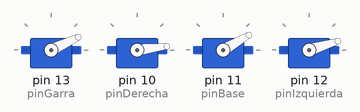
A sketch run on a simulated Arduino Uno, built with avr-gcc and run on an emulated ATmega328P. Shown: 4 × servo.

Above: at 0.1 s.
At 1.6 s:
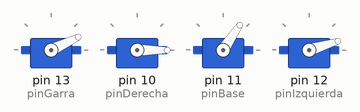
At 7.3 s:
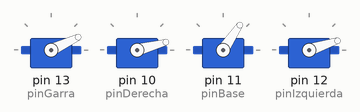
At 10.3 s:
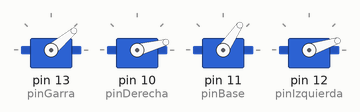
At 11.2 s:
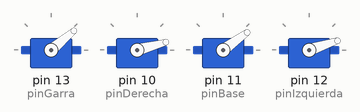
At 12.1 s:
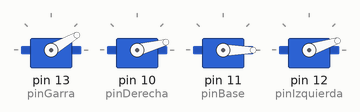
Timing chart, 0 to 13.6 s (numbered marks = the images above):
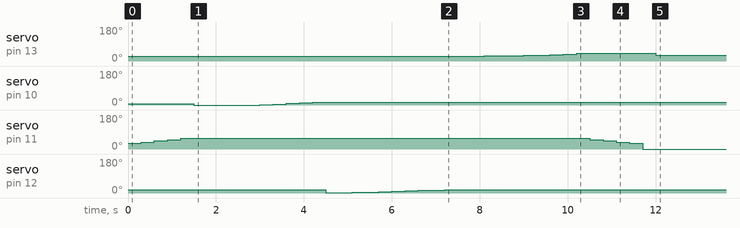

The sketch:

bap.ino
```cpp
  #include <Servo.h>
  #define pinGarra 13
  #define pinDerecha 10
  #define pinBase 11
  #define pinIzquierda 12


     Servo Garra;
     Servo Derecha;
     Servo Base;
     Servo Izquierda;


char Matriz[4][10]={
{30,36,44,50,56,50,44,36,30},
{-5,-4,-2,-1,0,2,5,8,12,15},
{1,2,4,5,7,10,12,14,15,18},
{25,26,27,28,29,30,31,32,35,40}
};
void setup(){
   Garra.attach(pinGarra);
   Derecha.attach(pinDerecha);
   Base.attach(pinBase);
   Izquierda.attach(pinIzquierda);

  Base.write(30);

  Garra.write(25);

  Izquierda.write(17);

  Derecha.write(7);


 Base.write(Matriz[0][0]);
  delay(300);
 Base.write(Matriz[0][1]);
  delay(300);
 Base.write(Matriz[0][2]);
  delay(300);
 Base.write(Matriz[0][3]);
  delay(300);
 Base.write(Matriz[0][4]);
  delay(300);


   Derecha.write(Matriz[1][0]);
  delay(300);
 Derecha.write(Matriz[1][1]);
  delay(300);
 Derecha.write(Matriz[1][2]);
  delay(300);
 Derecha.write(Matriz[1][3]);
  delay(300);
 Derecha.write(Matriz[1][4]);
  delay(300);
 Derecha.write(Matriz[1][5]);
  delay(300);
 Derecha.write(Matriz[1][6]);
  delay(300);
 Derecha.write(Matriz[1][7]);
  delay(300);
 Derecha.write(Matriz[1][8]);
  delay(300);
 Derecha.write(Matriz[1][9]);
  delay(300);

 Izquierda.write(Matriz[2][0]);
 delay(300);
 Izquierda.write(Matriz[2][1]);
 delay(300);
 Izquierda.write(Matriz[2][2]);
 delay(300);
 Izquierda.write(Matriz[2][3]);
 delay(300);
 Izquierda.write(Matriz[2][4]);
 delay(300);
  Izquierda.write(Matriz[2][5]);
 delay(300);
  Izquierda.write(Matriz[2][6]);
 delay(300);
  Izquierda.write(Matriz[2][7]);
 delay(300);
  Izquierda.write(Matriz[2][8]);
 delay(300);
  Izquierda.write(Matriz[2][9]);
 delay(300);


    Garra.write(Matriz[3][0]);
  delay(300);
  Garra.write(Matriz[3][1]);
  delay(300);
  Garra.write(Matriz[3][2]);
  delay(300);
  Garra.write(Matriz[3][3]);
  delay(300);
  Garra.write(Matriz[3][4]);
  delay(300);
   Garra.write(Matriz[3][5]);
  delay(300);
 Garra.write(Matriz[3][6]);
  delay(300);
 Garra.write(Matriz[3][7]);
  delay(300);
 Garra.write(Matriz[3][8]);
  delay(300);
 Garra.write(Matriz[3][9]);
  delay(300);

  Base.write(Matriz[0][5]);
  delay(300);
 Base.write(Matriz[0][6]);
  delay(300);
 Base.write(Matriz[0][7]);
  delay(300);
 Base.write(Matriz[0][8]);
  delay(300);
 Base.write(Matriz[0][9]);
  delay(300);
Garra.write(30);
  delay(300);

}

void loop(){

}
```
